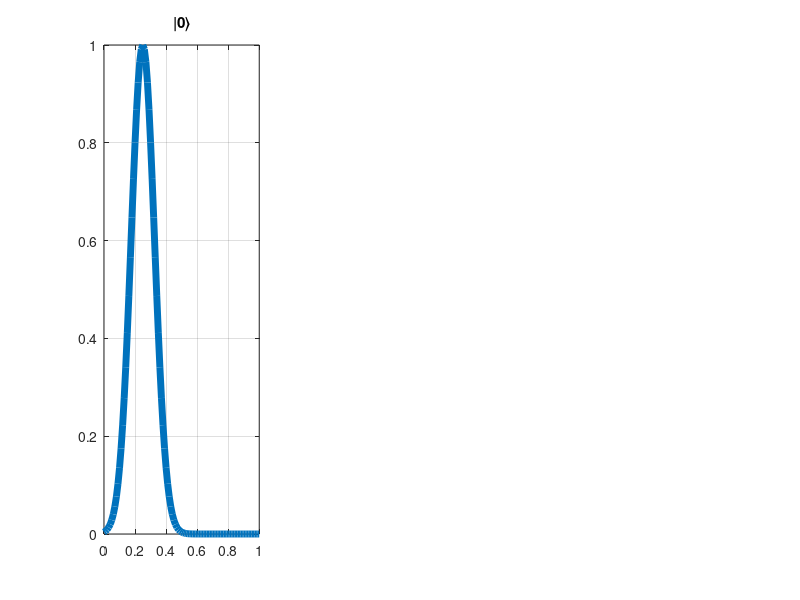

Source code (MATLAB): (Note: this script raises an error after producing the figure.)

%% Step 1
figure('units','normalized','outerposition',[0 0 1 0.5])
x = 0:0.01:1;
subplot(1,3,1)
y = gaussmf(x,[0.075 0.25]);
plot(x,y,    'LineWidth',5)
grid on
title ('|0\rangle')
ylim([0 1])
ax = gca; % current axes
ax.FontSize = 25;

subplot(1,3,2)
y = gaussmf(x,[0.075 0.25+0.5]);
plot(x,y,    'LineWidth',5)
grid on
title ('|1\rangle')
xlabel('Time(ns)')
ylim([0 1])
ax = gca; % current axes
ax.FontSize = 25;

subplot(1,3,3)
y = gaussmf(x,[0.075 0.25]);
y2 = gaussmf(x,[0.075 0.25+0.5]);
plot(x,y+y2,    'LineWidth',5)
grid on
title ('|d\rangle')
ylim([0 1])
ax = gca; % current axes
ax.FontSize = 25;
%% Step 2
figure('units','normalized','outerposition',[0 0 1 1])
x = 0:0.01:10;
subplot(2,1,1)

y = gaussmf(x,[0.075 0.25+1])+...
    gaussmf(x,[0.075 0.25+0.5+2])+...
    gaussmf(x,[0.075 0.25+3])+...
    gaussmf(x,[0.075 0.25+4])+...
    gaussmf(x,[0.075 0.25+5])+...
    gaussmf(x,[0.075 0.25+5+0.5])+...
    gaussmf(x,[0.075 0.25+6])+...
    gaussmf(x,[0.075 0.25+7])+...
    gaussmf(x,[0.075 0.25+7+0.5])+...
    gaussmf(x,[0.075 0.25+8+0.5])+...
    gaussmf(x,[0.075 0.25+9+0.5]);

plot(x,y,'LineWidth',5)
grid on
title ('Measured before UZMI')
ax = gca; % current axes
ax.FontSize = 10;
xlabel('Time(ns)')

subplot(2,1,2)

y = gaussmf(x,[0.075 0.25+1])+...
    gaussmf(x,[0.075 0.25+1+0.5])+...
    gaussmf(x,[0.075 0.25+2+0.5])+...
    gaussmf(x,[0.075 0.25+3+0.5])+...
    gaussmf(x,[0.075 0.25+4])+...
    gaussmf(x,[0.075 0.25+4+0.5])+...
    gaussmf(x,[0.075 0.25+5])+...
    gaussmf(x,[0.075 0.25+6+0.5])+...
    gaussmf(x,[0.075 0.25+7])+...
    gaussmf(x,[0.075 0.25+8])+...
    gaussmf(x,[0.075 0.25+8+0.5])+...
    gaussmf(x,[0.075 0.25+9])+...
    gaussmf(x,[0.075 0.25+9+0.5]);

plot(x,y,'LineWidth',5)
grid on
title ('Measured in SPD_2')
ax = gca; % current axes
ax.FontSize = 10;
xlabel('Time(ns)')
%% COW Protocol
figure('units','normalized','outerposition',[0 0 1 0.5])
x = 0:0.01:2;

subplot(1,2,1)
y = gaussmf(x,[0.075 0.25+1]);
y2 = gaussmf(x,[0.075 0.25+0.5]);
plot(x,y+y2,    'LineWidth',5)
grid on
title ('|1\rangle:|0\rangle')
ylim([0 1])
ax = gca; % current axes
ax.FontSize = 25;

subplot(1,2,2)
x = 1:0.01:2;
y = gaussmf(x,[0.075 0.25+1]);
y2 = gaussmf(x,[0.075 0.25+0.5+1]);
plot(x,y+y2,'LineWidth',5)
grid on
title ('|d\rangle')
ylim([0 1])
ax = gca; % current axes
ax.FontSize = 25;

%% Simple DM1
clc
close
clear all
figure('units','normalized','outerposition',[0 0 1 0.5])
x = 0:0.01:2;

subplot(1,3,3)
y = gaussmf(x,[0.075 0.25+1.5]);
y2 = gaussmf(x,[0.075 0.25+0.5]);
plot(x,y+y2,    'LineWidth',5)
grid on
title ('|1\rangle:|1\rangle')
ylim([0 1])
ax = gca; % current axes
ax.FontSize = 25;

subplot(1,3,2)
y = gaussmf(x,[0.075 0.25+1.5]);
y2 = gaussmf(x,[0.075 0.25]);
plot(x,y+y2,    'LineWidth',5)
grid on
title ('|0\rangle:|1\rangle')
ylim([0 1])
ax = gca; % current axes
ax.FontSize = 25;

subplot(1,3,1)
y = gaussmf(x,[0.075 0.25+1.0]);
y2 = gaussmf(x,[0.075 0.25]);
plot(x,y+y2,    'LineWidth',5)
grid on
title ('|0\rangle:|0\rangle')
ylim([0 1])
ax = gca; % current axes
ax.FontSize = 25;